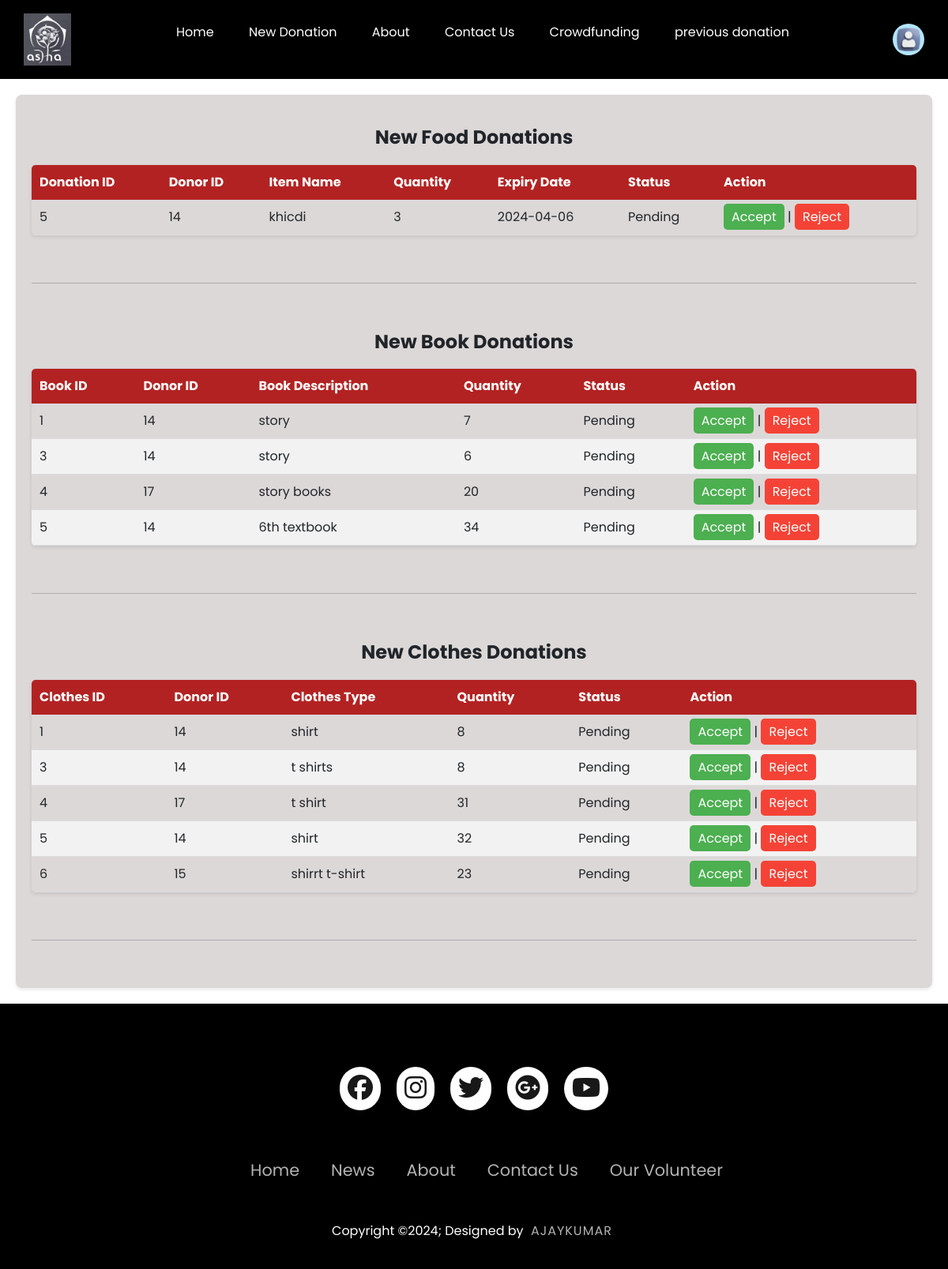
The page /new_donation.php (signed in) on the database its author committed.
### tables this page shows
CREATE TABLE `food` (
  `f_id` int(11) NOT NULL,
  `f_name` varchar(200) DEFAULT NULL,
  `f_quantity` int(11) DEFAULT NULL,
  `f_expiry` date DEFAULT NULL,
  `u_id` int(11) DEFAULT NULL,
  `status` enum('Accepted','Rejected','Pending') DEFAULT 'Pending',
  `message` varchar(600) DEFAULT NULL,
  `location` varchar(300) DEFAULT NULL
);

CREATE TABLE `book` (
  `b_id` int(11) NOT NULL,
  `b_title` varchar(200) DEFAULT NULL,
  `b_quantity` int(11) DEFAULT NULL,
  `u_id` int(11) DEFAULT NULL,
  `status` enum('Accepted','Rejected','Pending') DEFAULT 'Pending',
  `message` varchar(600) DEFAULT NULL,
  `location` varchar(300) DEFAULT NULL
);

CREATE TABLE `clothes` (
  `c_id` int(11) NOT NULL,
  `c_type` varchar(200) DEFAULT NULL,
  `c_quantity` int(11) DEFAULT NULL,
  `u_id` int(11) DEFAULT NULL,
  `status` enum('Accepted','Rejected','Pending') DEFAULT 'Pending',
  `message` varchar(600) DEFAULT NULL,
  `location` varchar(300) DEFAULT NULL
);

### new_donation.php (the view, shortened to what this page needs)
<?php
include("php/config.php");
$sql_food = "SELECT * FROM food WHERE status='pending'";
$result_food = mysqli_query($con, $sql_food);
$sql_books = "SELECT * FROM book WHERE status='pending'";
$result_books = mysqli_query($con, $sql_books);
$sql_clothes = "SELECT * FROM clothes WHERE status='pending'";
$result_clothes = mysqli_query($con, $sql_clothes);
?>
<!DOCTYPE html>
<html lang="en">
<head>
    <link rel="stylesheet" href="https://cdn.jsdelivr.net/npm/bootstrap@5.3.3/dist/css/bootstrap.min.css">
    <link rel="stylesheet" href="https://cdnjs.cloudflare.com/ajax/libs/font-awesome/6.5.1/css/all.min.css" />
</head>
<body>
    <header class="header">
        <nav>
            <a href="index.php"><img src="img/logo.png" class="logo"></a>
                <ul>
                <li><a href="v_home.php">Home</a></li>
                    <li><a href="new_donation.php">New Donation</a></li>
                    <li><a href="v_about.php">About</a></li>
                    <li><a href="v_contact.php">Contact Us</a></li>
                    <li><a href="v_user_side_cf.php">Crowdfunding</a></li>
                    <li><a href="previous_donation.php">previous donation</a></li>
                </ul>
            <img src="img/profile.jpeg"class="user-pic" onclick="toggleMenu()">
        </nav>
    </header>
    <div class="donation-label">
        <div class="food-donation">
    <h1 class="label">New Food Donations</h1>
    <table>
        <thead>
            <tr>
                <th>Donation ID</th>
                <th>Donor ID</th>
                <th>Item Name</th>
                <th>Quantity</th>
                <th>Expiry Date</th>
                <th>Status</th>
                <th>Action</th>
            </tr>
        </thead>
        <tbody>
            <?php while ($row = mysqli_fetch_assoc($result_food)) : ?>
                <tr>
                    <td><?php echo $row['f_id']; ?></td>
                    <td><?php echo $row['u_id']; ?></td>
                    <td><?php echo $row['f_name']; ?></td>
                    <td><?php echo $row['f_quantity']; ?></td>
                    <td><?php echo $row['f_expiry']; ?></td>
                    <td><?php echo $row['status']; ?></td>
                    <td>
                        <a class="accept" href="f_accept_donation.php?id=<?php echo $row['f_id']; ?>">Accept</a> |
                        <a class="reject" href="f_reject_donation.php?id=<?php echo $row['f_id']; ?>">Reject</a>
                    </td>
                </tr>
            <?php endwhile; ?>
        </tbody>
    </table>
    <br>
    <hr>
    <br>
    </div>
        <div class="book-donation">
    <h1 class="label">New Book Donations</h1>
    <table>
        <thead>
            <tr>
                <th>Book ID</th>
                <th>Donor ID</th>
                <th>Book Description</th>
                <th>Quantity</th>
                <th>Status</th>
                <th>Action</th>
            </tr>
        </thead>
        <tbody>
            <?php while ($row = mysqli_fetch_assoc($result_books)) : ?>
                <tr>
                    <td><?php echo $row['b_id']; ?></td>
                    <td><?php echo $row['u_id']; ?></td>
                    <td><?php echo $row['b_title']; ?></td>
                    <td><?php echo $row['b_quantity']; ?></td>
                    <td><?php echo $row['status']; ?></td>
                    <td>
                        <a class="accept" href="b_accept_donation.php?id=<?php echo $row['b_id']; ?>">Accept</a> |
                        <a class="reject" href="b_reject_donation.php?id=<?php echo $row['b_id']; ?>">Reject</a>
                    </td>
                </tr>
            <?php endwhile; ?>
        </tbody>
    </table>
    <br>
    <hr>
    <br>
    </div>
        <div class="clothes-donation">
    <h1 class="label">New Clothes Donations</h1>
    <table>
        <thead>
            <tr>
                <th>Clothes ID</th>
                <th>Donor ID</th>
                <th>Clothes Type</th>
                <th>Quantity</th>
                <th>Status</th>
                <th>Action</th>
            </tr>
        </thead>
        <tbody>
            <?php while ($row = mysqli_fetch_assoc($result_clothes)) : ?>
                <tr>
                    <td><?php echo $row['c_id']; ?></td>
                    <td><?php echo $row['u_id']; ?></td>
                    <td><?php echo $row['c_type']; ?></td>
                    <td><?php echo $row['c_quantity']; ?></td>
                    <td><?php echo $row['status']; ?></td>
                    <td>
                        <a class="accept" href="c_accept_donation.php?id=<?php echo $row['c_id']; ?>">Accept</a> |
                        <a class="reject" href="c_reject_donation.php?id=<?php echo $row['c_id']; ?>">Reject</a>
                    </td>
                </tr>
            <?php endwhile; ?>
        </tbody>
    </table>
    <br>
    <hr>
    <br>
    </div>
    </div>
<footer>
        <div class="footerContainer">
            <div class="socialIcons">
                <a href="#"><i class="fa-brands fa-facebook"></i></a>
                <a href="#"><i class="fa-brands fa-instagram"></i></a>
                <a href="#"><i class="fa-brands fa-twitter"></i></a>
                <a href="#"><i class="fa-brands fa-google-plus"></i></a>
                <a href="#"><i class="fa-brands fa-youtube"></i></a>
            </div>
        </div>
        <div class="footerNav">
            <ul>
                <li><a href="">Home</a></li>
                <li><a href="">News</a></li>
                <li><a href="">About</a></li>
                <li><a href="">Contact Us</a></li>
                <li><a href="">Our Volunteer</a></li>
            </ul>
        </div>
        <div class="footerBottom">
            <p>Copyright &copy;2024; Designed by <span class="designer">Ajaykumar</span></p>
        </div>
    </footer>
</body>
</html>

### rows shown on the page
food: f_id "5", u "14", f_name "khicdi", f_quantity "3", f_expiry "2024-04-06", status "Pending"
book: b_id "1", u "14", b_title "story", b_quantity "7", status "Pending"
book: b_id "3", u "14", b_title "story", b_quantity "6", status "Pending"
book: b_id "4", u "17", b_title "story books", b_quantity "20", status "Pending"
book: b_id "5", u "14", b_title "6th textbook", b_quantity "34", status "Pending"
clothes: c_id "1", u "14", c_type "shirt", c_quantity "8", status "Pending"
clothes: c_id "3", u "14", c_type "t shirts", c_quantity "8", status "Pending"
clothes: c_id "4", u "17", c_type "t shirt", c_quantity "31", status "Pending"
clothes: c_id "5", u "14", c_type "shirt", c_quantity "32", status "Pending"
clothes: c_id "6", u "15", c_type "shirrt t-shirt", c_quantity "23", status "Pending"
